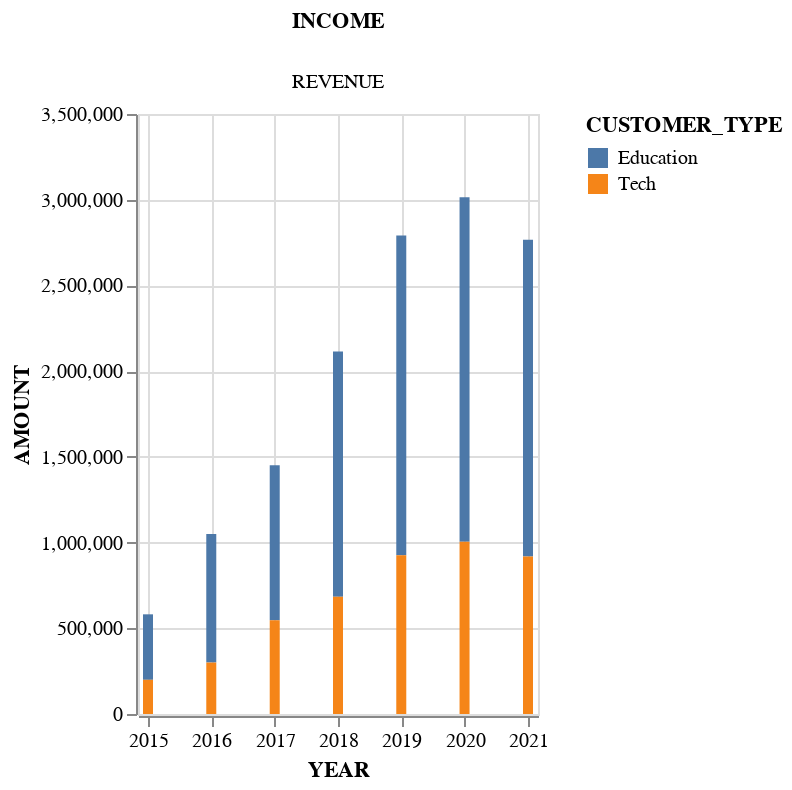

Notebook cell for this chart:
### Code cell
alt.Chart(df_melt).mark_bar().encode(
    x='YEAR:T',
    y='AMOUNT:Q',
    color='CUSTOMER_TYPE:N',
    column='INCOME:N'
).properties(
    width=200
)

### Figure 1 — Vega-Lite specification as saved in the notebook (floating-point values rounded to 4 significant figures)
{"config": {"view": {"continuousWidth": 400, "continuousHeight": 300}}, "data": {"name": "data-8cc824e0df1b5faecd59f3340e06840d"}, "mark": "bar", "encoding": {"color": {"field": "CUSTOMER_TYPE", "type": "nominal"}, "column": {"field": "INCOME", "type": "nominal"}, "x": {"field": "YEAR", "type": "temporal"}, "y": {"field": "AMOUNT", "type": "quantitative"}}, "width": 200, "$schema": "https://vega.github.io/schema/vega-lite/v4.17.0.json", "datasets": {"data-8cc824e0df1b5faecd59f3340e06840d": [{"YEAR": "2015-01-01T00:00:00", "CUSTOMER_TYPE": "Education", "INCOME": "REVENUE", "AMOUNT": 382000.0}, {"YEAR": "2015-01-01T00:00:00", "CUSTOMER_TYPE": "Tech", "INCOME": "REVENUE", "AMOUNT": 199500.0}, {"YEAR": "2016-01-01T00:00:00", "CUSTOMER_TYPE": "Education", "INCOME": "REVENUE", "AMOUNT": 749500.0}, {"YEAR": "2016-01-01T00:00:00", "CUSTOMER_TYPE": "Tech", "INCOME": "REVENUE", "AMOUNT": 300100.0}, {"YEAR": "2017-01-01T00:00:00", "CUSTOMER_TYPE": "Education", "INCOME": "REVENUE", "AMOUNT": 905200.0}, {"YEAR": "2017-01-01T00:00:00", "CUSTOMER_TYPE": "Tech", "INCOME": "REVENUE", "AMOUNT": 546400.0}, {"YEAR": "2018-01-01T00:00:00", "CUSTOMER_TYPE": "Education", "INCOME": "REVENUE", "AMOUNT": 1430000.0}, {"YEAR": "2018-01-01T00:00:00", "CUSTOMER_TYPE": "Tech", "INCOME": "REVENUE", "AMOUNT": 684200.0}, {"YEAR": "2019-01-01T00:00:00", "CUSTOMER_TYPE": "Education", "INCOME": "REVENUE", "AMOUNT": 1865000.0}, {"YEAR": "2019-01-01T00:00:00", "CUSTOMER_TYPE": "Tech", "INCOME": "REVENUE", "AMOUNT": 925700.0}, {"YEAR": "2020-01-01T00:00:00", "CUSTOMER_TYPE": "Education", "INCOME": "REVENUE", "AMOUNT": 2010000.0}, {"YEAR": "2020-01-01T00:00:00", "CUSTOMER_TYPE": "Tech", "INCOME": "REVENUE", "AMOUNT": 1005000.0}, {"YEAR": "2021-01-01T00:00:00", "CUSTOMER_TYPE": "Education", "INCOME": "REVENUE", "AMOUNT": 1848000.0}, {"YEAR": "2021-01-01T00:00:00", "CUSTOMER_TYPE": "Tech", "INCOME": "REVENUE", "AMOUNT": 919000.0}]}}
